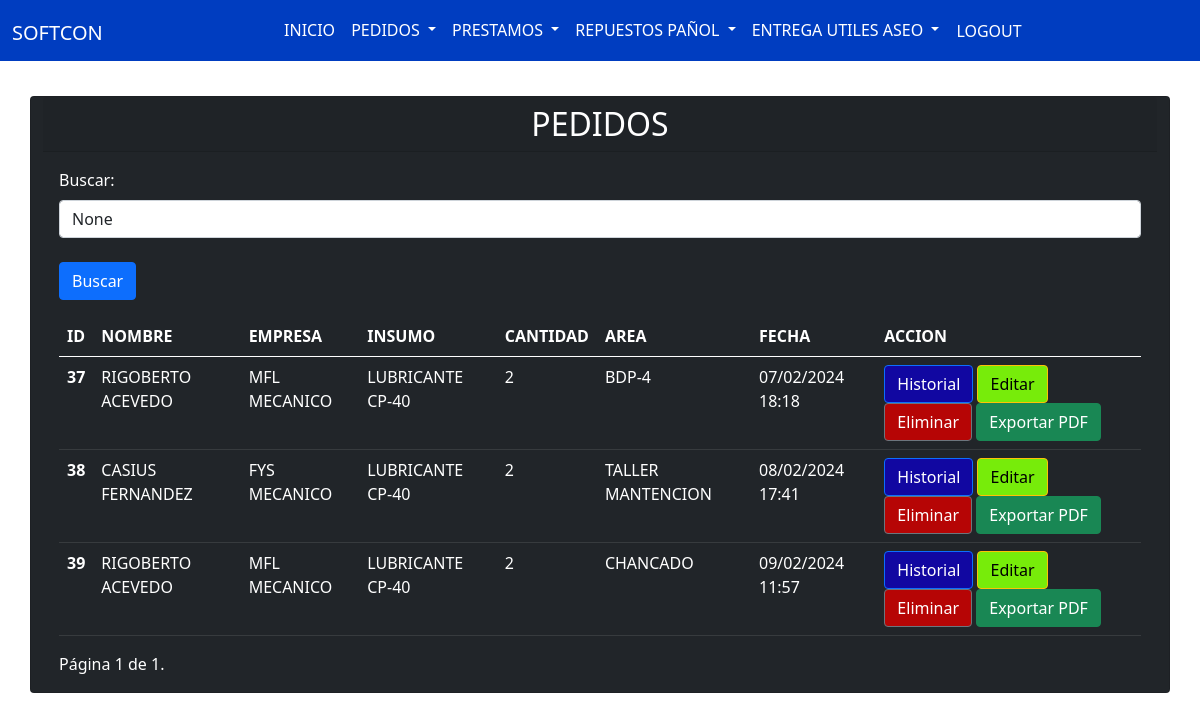
The page /lista_pedido/ (signed in) on the database as committed earlier.
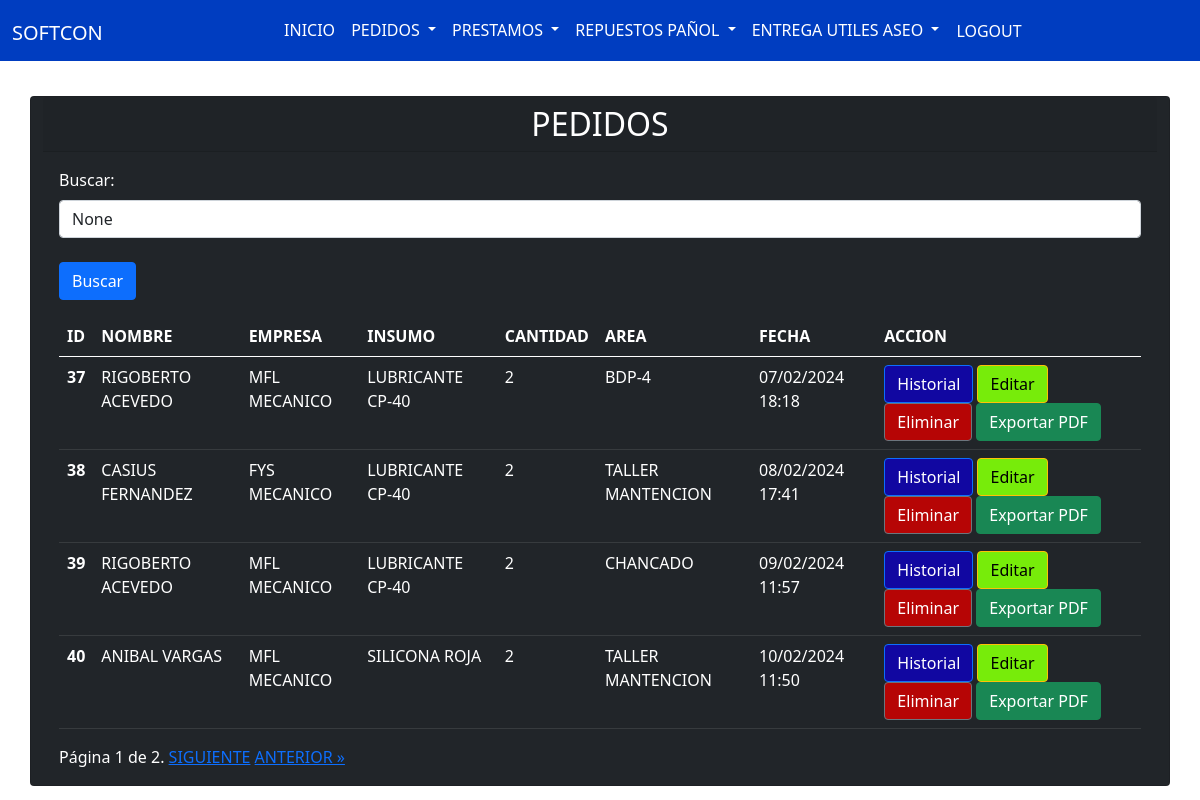
The same page on the database as committed later.
### app/models.py (models this page shows, shortened)
class Pedido(models.Model):
    solicitante = models.ForeignKey(Obrero, related_name="pedido", on_delete=models.CASCADE, verbose_name="OBRERO")
    compañia = models.ForeignKey(Empresa, related_name="Pedido", on_delete=models.CASCADE, verbose_name="EMPRESA")
    insumo = models.ForeignKey(Material, related_name="Pedido", on_delete=models.CASCADE, verbose_name="INSUMO")
    cantidad = models.IntegerField(verbose_name="CANTIDAD")
    area = models.CharField(max_length=100, verbose_name="AREA")
    fecha_pedido = models.DateTimeField(default=timezone.now)

class Obrero(models.Model):
    nombre = models.CharField(max_length=100)
    def __str__(self):
        return self.nombre

class Empresa(models.Model):
    nombre = models.CharField(max_length=100)
    def __str__(self):
        return self.nombre

class Material(models.Model):
    nombre = models.CharField(max_length=100)
    def __str__(self):
        return self.nombre

### app/views.py (the view, shortened to what this page needs)
# urls.py: path('lista_pedido/', lista_pedido, name='lista_pedido'),
@login_required
def lista_pedido(request):
    pedidos_list = Pedido.objects.all()
    for pedido in pedidos_list:
        pedido.fecha_pedido_formatted = pedido.fecha_pedido.strftime("%d/%m/%Y %H:%M")
    search_term = request.GET.get('buscar')
    paginator = Paginator(pedidos_list, 4)
    page = request.GET.get('page')
    try:
        pedidos = paginator.page(page)
    except PageNotAnInteger:
        pedidos = paginator.page(1)
    except EmptyPage:
        pedidos = paginator.page(paginator.num_pages)
    return render(request, 'app/lista_pedido.html', {'pedidos': pedidos, 'search_term': search_term})

### app/templates/app/lista_pedido.html (shortened to what this page needs)
{% extends 'app/base.html' %}
{% block content %}
<link rel="stylesheet" type="text/css" href="https://cdn.datatables.net/1.11.5/css/jquery.dataTables.css">
<br><br><br><br>
  <div class="container">
    <div class="row justify-content-center">
      <div class="card bg-dark text-white">
        <h2 class="card-header text-center">PEDIDOS</h2>
        <div class="card-body">
          <div class="mb-3">
            <form method="GET" action="{% url 'lista_pedido' %}">
                <label for="buscar" class="form-label">Buscar:</label>
                <input type="text" class="form-control" id="buscar" name="buscar" placeholder="Escribe para buscar..."
                    value="{{ search_term }}">
                    <br>
                <button type="submit" class="btn btn-primary">Buscar</button>
            </form>
          </div>
          <table class="table mx-auto table-dark">
            <thead>
              <tr>
                <th scope="col">ID</th>
                <th scope="col">NOMBRE</th>
                <th scope="col">EMPRESA</th>
                <th scope="col">INSUMO</th>
                <th scope="col">CANTIDAD</th>
                <th scope="col">AREA</th>
                <th scope="col">FECHA</th>
                <th scope="col">ACCION</th>
              </tr>
            </thead>
            <tbody>
              {% for pedido in pedidos %}
                <tr>
                    <th scope="row">{{ pedido.id }}</th>
                    <td>{{ pedido.solicitante }}</td>
                    <td>{{ pedido.compañia }}</td>
                    <td>{{ pedido.insumo }}</td>
                    <td>{{ pedido.cantidad }}</td>
                    <td>{{ pedido.area }}</td>
                    <td>{{ pedido.fecha_pedido_formatted }}</td>
                    <td>
                        <a href="{% url 'lista_pedido_trabajador' pedido.solicitante.id %}" class="btn btn-primary" style="background-color: rgb(17, 7, 161)" >Historial</a>
                        <button class="btn btn-warning" onclick="window.location.href='{% url 'editar_pedido' pedido.id %}'" class="btn btn-info btn-sm" style="background-color: rgb(119, 236, 10)" title="EDITAR">Editar</button>
                        <button class="btn btn-secondary" style="background-color: rgb(182, 5, 5)"  class="btn btn-info btn-sm" onclick="confirmarEliminacion('{{ pedido.id }}')">Eliminar</button>
                        <a href="{% url 'generar_pdf_pedidos' %}?buscar={{ search_term }}" class="btn btn-success">Exportar PDF</a>
                    </td>
                </tr>
              {% endfor %}
            </tbody>
          </table>
          <div class="pagination">
            <span class="step-links">
                <span class="current">
                    Página {{ pedidos.number }} de {{ pedidos.paginator.num_pages }}.
                </span>
                {% if pedidos.has_next %}
                    <a href="?page={{ pedidos.next_page_number }}{% if search_term %}&buscar={{ search_term }}{% endif %}">SIGUIENTE</a>
                    <a href="?page={{ pedidos.paginator.num_pages }}{% if search_term %}&buscar={{ search_term }}{% endif %}">ANTERIOR &raquo;</a>
                {% endif %}
            </span>
          </div>
        </div>
      </div>
    </div>
  </div>
{% endblock %}

Rows that differ between the two databases and show on the page:
added Pedido: id "40", solicitante "ANIBAL VARGAS", compañia "MFL MECANICO", insumo "SILICONA ROJA", cantidad "2", area "TALLER MANTENCION", fecha_pedido_formatted "10/02/2024 11:50"
Other text that changed with them:
{{ pedidos.paginator.num_pages }}: "1" → "2"
text now shown: "SIGUIENTE ANTERIOR »"
